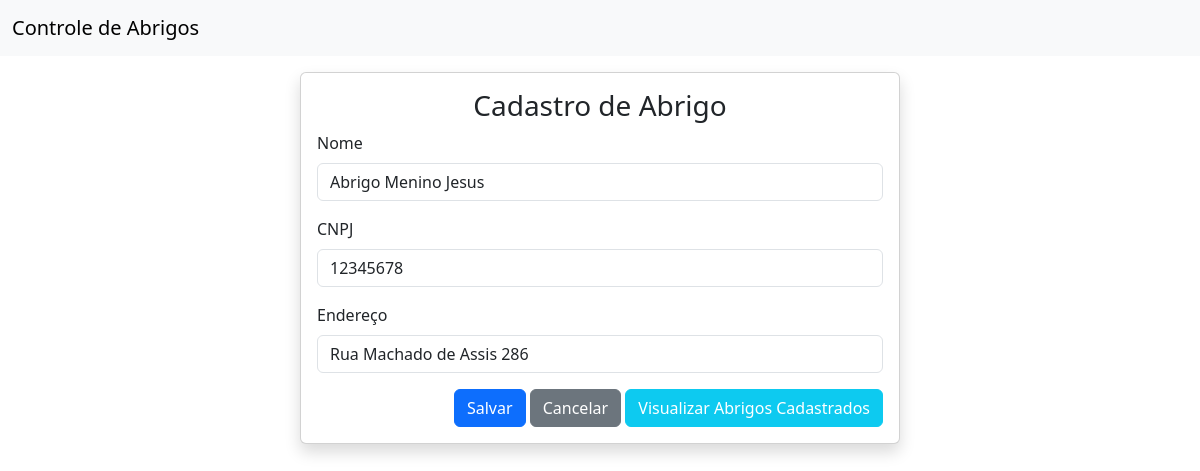
Page /1/abrigo/editar/ on the committed database.
### abrigo/models.py (models this page shows, shortened)
class Abrigo(models.Model):
    nome = models.CharField(max_length=255, verbose_name="Nome", default='Exemplo de nome')
    cnpj = models.CharField(max_length=18, unique=True, verbose_name="CNPJ")
    endereco = models.CharField(max_length=255, verbose_name="Endereço")
    class Meta:
        verbose_name = 'Abrigo'
        verbose_name_plural = 'Abrigos'

### abrigo/views.py (the view)
# urls.py: path('<int:pk>/abrigo/editar/', AbrigoUpdateView.as_view(), name='abrigo_editar'),
class AbrigoUpdateView(SuccessMessageMixin, UpdateView):
    model = Abrigo
    form_class = AbrigoModelForm
    template_name = 'abrigo_form.html'
    success_url = reverse_lazy('abrigos')
    success_message = 'Abrigo atualizado com sucesso'

### abrigo/forms.py
class AbrigoModelForm(forms.ModelForm):
    class Meta:
        model = Abrigo
        fields = '__all__'
        error_messages = {
            'nome': {'required': 'O endereco é um campo obrigatório'},
            'cnpj' : {'required': 'O CNPJ do Abrigo é um campo obrigatório', 'unique': 'CNPJ já cadastrado'},
            'endereco' : {'required': 'O endereco é um campo obrigatório'},
        }

### abrigo/templates/abrigo_form.html (shortened to what this page needs)
{% extends 'inicial.html' %}
{% load django_bootstrap5 %}
{% block content %}
    <div class="card shadow m-3 col-md-6 mx-auto">
        <div class="card-body">
            <div class="row">
                <h3 class="text-center">Cadastro de Abrigo</h3>
                <form method="POST" enctype="multipart/form-data">
                    {% bootstrap_form form %}
                    <div class="text-end">
                        {% bootstrap_button button_type="submit" content="Salvar" %}
                        <a href="{% url 'abrigos' %}" class="btn btn-secondary text-white" type="button">
                           <span class="text">Cancelar</span>
                        </a>
                        <a href="{% url 'abrigos' %}" class="btn btn-info text-white" type="button">
                           <span class="text">Visualizar Abrigos Cadastrados</span>
                        </a>
                    </div>
                </form>
            </div>
        </div>
    </div>
{% endblock %}

### rows in the picture
Abrigo: nome "Abrigo Menino Jesus", cnpj "12345678", endereco "Rua Machado de Assis 286"
